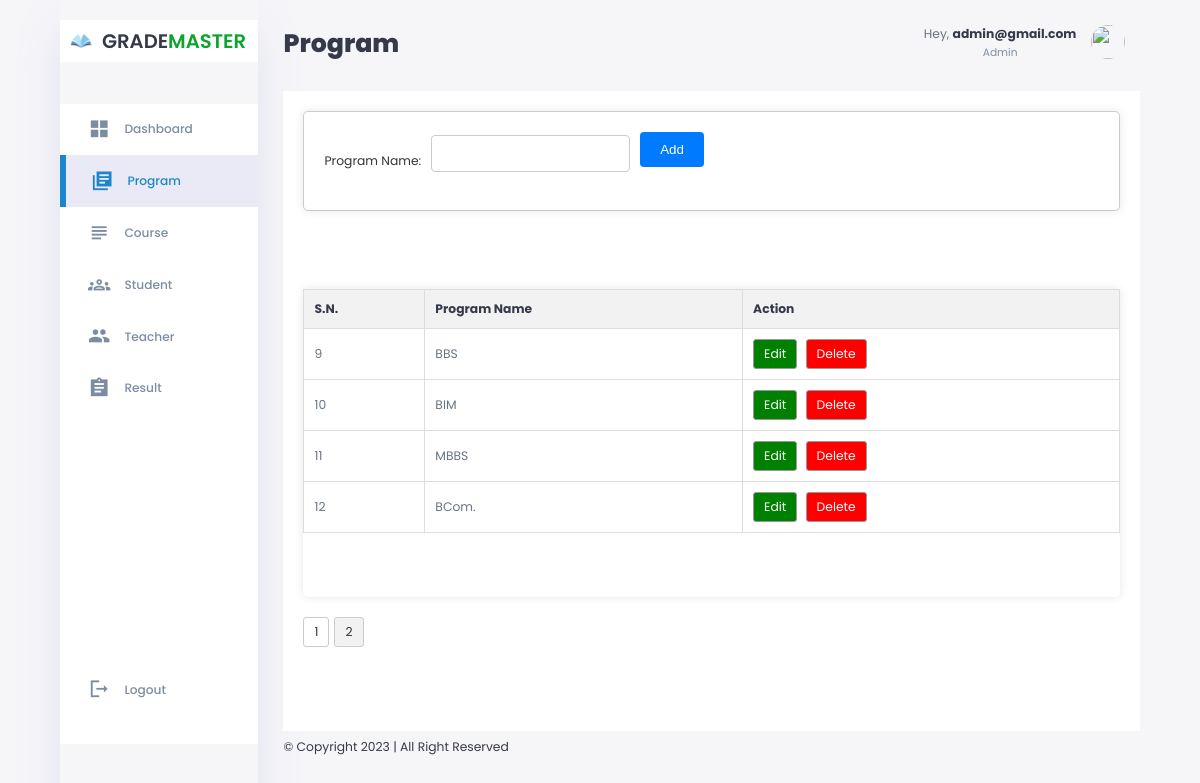
Page /_dashboard/admin/program.php?page=2 (signed in) on the committed database.
### tables this page shows
CREATE TABLE `programs` (
  `program_id` int(11) NOT NULL,
  `program_name` varchar(255) DEFAULT NULL
);

### _dashboard/admin/program.php (the view, shortened to what this page needs)
<?php
require '../../includes/config.php';
        $resultsPerPage = 8;
        $currentPage = 1;
        if (isset($_GET['page']) && is_numeric($_GET['page'])) {
            $currentPage = $_GET['page'];
        }
        $offset = ($currentPage - 1) * $resultsPerPage;
        $displayProgramQuery = "SELECT * FROM programs LIMIT $offset, $resultsPerPage";
        $programDisplayResult = mysqli_query($conn, $displayProgramQuery);
        $totalProgramsQuery = "SELECT COUNT(*) AS total FROM programs";
        $totalProgramsResult = mysqli_query($conn, $totalProgramsQuery);
        $totalPrograms = mysqli_fetch_assoc($totalProgramsResult)['total'];
        $totalPages = ceil($totalPrograms / $resultsPerPage);
    require_once('header.php');
?>
            <main class="main-container">
                <div class="program-form">
                    <form method="post">
                        <div class="input-group">
                            <label for="program_name" class="program_name">Program Name:</label>
                            <input type="text" name="program_name" required>
                        </div>
                        <div>
                            <button type="submit" name="add-program">Add</button>
                        </div>
                    </form>
                </div>
                <div class="program-table">
                    <table>
                        <thead>
                            <tr>
                                <th>S.N.</th>
                                <th>Program Name</th>
                                <th>Action</th>
                            </tr>
                        </thead>
                        <tbody>
                            <?php
                            if ($programDisplayResult->num_rows > 0) {
                                $counter = ($currentPage - 1) * $resultsPerPage + 1;
                                foreach ($programDisplayResult as $row) {
                            ?>
                                    <tr>
                                        <td><?= $counter ?></td>
                                        <td><?= $row['program_name'] ?></td>
                                        <td>
                                            <a href="./updateProgram.php?editCriteria=<?= $row['program_id'] ?>">Edit</a>
                                            <a href="program.php?deleteCriteria=<?= $row['program_id'] ?>" onclick="return confirm('Are you sure you want to delete this item?');">Delete</a>
                                        </td>
                                    </tr>
                            <?php
                                    $counter++;
                                }
                            } else {
                                echo "<tr><td colspan='3'>No programs found.</td></tr>";
                            }
                            ?>
                        </tbody>
                    </table>
                </div>
                <div class="pagination">
                    <?php
                    for ($page = 1; $page <= $totalPages; $page++) {
                        $active = ($page == $currentPage) ? "active" : "";
                        echo '<a href="program.php?page=' . $page . '" class="' . $active . '">' . $page . '</a>';
                    }
                    ?>
                </div>
            </main>
            <div class="footer">
                &copy; Copyright 2023 | All Right Reserved
            </div>
        </div>
    </div>
</div>
</body>
</html>

### _dashboard/admin/style.css (style rules this page uses)
:root { --color-primary: #1c86cc; --color-danger: #c50d0d; --color-button: #115dc0; --color-success: #0da52e; --color-warning: #F7D060; --color-white: #fff; --color-info-dark: #7d8da1; --color-dark: #363949; --color-light: rgba(132, 139, 200, 0.18); --color-dark-variant: #677483; --color-background: #f6f6f9; --card-border-radius: 2rem; --border-radius-1: 0.4rem; --border-radius-2: 0.8rem; --border-radius-3: 1.2rem; --card-padding: 1.8rem; --padding-1: 1.2rem; --box-shadow: 0 2rem 3rem var(--color-light); --sidebar-size:250px; }
* { margin: 0; padding: 0; }
html { font-size: 14px; }
body { width: 100vw; height: 100vh; font-family: 'Poppins', sans-serif; font-size: 0.88rem; user-select: none; overflow-x: hidden; color: var(--color-dark); background-color: var(--color-background); }
a { color: var(--color-dark); }
.main-container { background: var(--color-white); min-height: 75vh; padding: 20px 20px; grid-area: main; overflow-y: auto; margin-top: 2rem; }
main > div:last-child { position:relative; width: 100%; }
main table tbody { margin-top: 1rem; }
main table tbody td { height: 2rem; border-bottom: 1px solid var(--color-light); color: var(--color-dark-variant); }
.wrapper-box .wrapper .footer { position: absolute; bottom: 0; left: 0; }
.pagination { margin-top: 20px; }
.pagination a { display: inline-block; padding: 5px 10px; margin-right: 5px; border: 1px solid #ccc; border-radius: 3px; text-decoration: none; color: #333; transition: background-color 0.3s ease; }
.pagination a.active, .pagination a:hover { background-color: #f2f2f2; }
.main-container { display: flex; flex-wrap: wrap; padding: 20px; }
.program-form { width: 100%; max-height: 100px; position: relative; display: grid; gap: 20px; grid-template-columns: auto 1fr; padding: 20px; border: 1px solid #ccc; border-radius: 5px; box-sizing: border-box; margin-bottom: 20px; background-color: #fff; box-shadow: 0 0 10px rgba(0, 0, 0, 0.1); overflow-y: auto; }
.program-form form { display: grid; grid-template-columns: auto 1fr; gap: 10px; }
.input-group { display: grid; grid-template-columns: max-content 1fr; align-items: center; gap: 10px; }
.input-group label { color: #333; }
.input-group input { padding: 10px; border: 1px solid #ccc; border-radius: 4px; box-sizing: border-box; margin-bottom: 15px; }
.program-form button { padding: 10px 20px; border: none; border-radius: 4px; background-color: #007bff; color: #fff; cursor: pointer; transition: background-color 0.3s ease; }
.program-table { position: relative; width: 100%; background-color: #fff; border-radius: 5px; box-shadow: 0 0 10px rgba(0, 0, 0, 0.1); }
.program-table table { width: 100%; border-collapse: collapse; border: 1px solid #ddd; }
.program-table th, .program-table td { border: 1px solid #ddd; padding: 10px; text-align: left; }
.program-table th { background-color: #f2f2f2; }
.program-table a { display: inline-block; margin-right: 5px; padding: 5px 10px; text-decoration: none; color: #333; border: 1px solid #999; border-radius: 3px; transition: background-color 0.3s ease; }
.program-table td a[href*="updateProgram.php"] { background-color: green; color: white; }
.program-table td a[href*="program.php?deleteCriteria"] { background-color: red; color: white; }

### rows in the picture
programs: program_name "BBS"
programs: program_name "BIM"
programs: program_name "MBBS"
programs: program_name "BCom."

### other values in the picture
$pageTitle "Program"
$_SESSION['username'] "admin@gmail.com"
